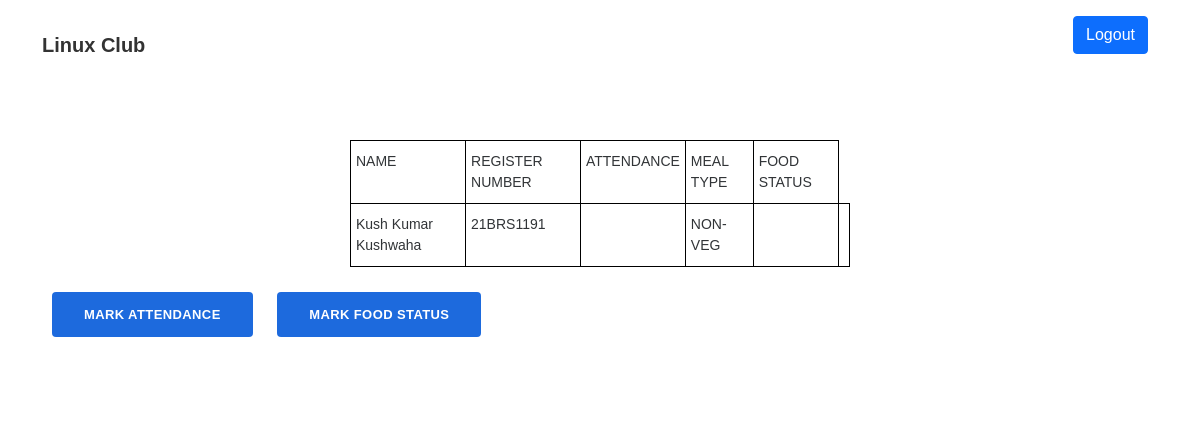
The app's page /participant/21BRS1191 / with its own data.
### tables this page shows
CREATE TABLE participants (name TEXT NOT NULL, regno TEXT NOT NULL, attendance TEXT, mealtype TEXT NOT NULL, food_status TEXT NOT NULL);

### app.py (the view, shortened to what this page needs)
@app.route('/participant/<regno>/', methods=['POST', 'GET'])
def attendance(regno):
    x = 1
    if x == 1:
        conn2 = sqlite3.connect('data.db')
        if request.method == "GET":
            conn2 = sqlite3.connect('data.db')
            rec = conn2.execute(
                "select * from participants where regno = '%s'" % regno)
            rec = [i for i in rec]
            print(rec)
            return render_template('correct.html', r=rec[0])
    else:
        return redirect(url_for('index'))

### templates/correct.html (shortened to what this page needs)
{% extends "base.html" %}
{% block content %}
<nav class="navbar navbar-light navbar-expand-lg navigation-clean-button">
    <div class="container"><a class="navbar-brand" href="">Linux Club</a>
        <div class="collapse navbar-collapse" id="navcol-1">
            <a href="./logout"><button class="btn btn-primary" type="button">Logout</button></a>
        </div>
    </div>
</nav>
<section class="newsletter-subscribe">
    <div class="container">
        <div class="intro">
            <table class="tg">
                <thead>
                    <tr>
                        <th class="tg-0lax">NAME</th>
                        <th class="tg-0lax">REGISTER NUMBER</th>
                        <th class="tg-0lax">ATTENDANCE</th>
                        <th class="tg-0lax">MEAL TYPE</th>
                        <th class="tg-0lax">FOOD STATUS</th>
                    </tr>
                </thead>
                <tbody>
                    <tr>
                        <td class="tg-0lax">{{ r[0] }}</td>
                        <td class="tg-0lax">{{ r[1] }}</td>
                        <td class="tg-0lax">{{ r[2] }}</td>
                        <td class="tg-0lax">{{ r[3] }}</td>
                        <td class="tg-0lax">{{ r[4] }}</td>
                        <td class="tg-0lax">{{ r[5] }}</td>
                    </tr>
                </tbody>
            </table>
        </div>
        <form method="post" action="/participant/{{ r[1] }}/">
            <input type="submit" class="btn btn-primary" value="MARK ATTENDANCE" name="action1" />
            <input type="submit" class="btn btn-primary" value="MARK FOOD STATUS" name="action2" />
        </form>
    </div>
</section>
{% endblock %}

### static/assets/css/canitoLogin.css (style rules this page uses)
.btn { margin: 0px 10px; margin-bottom: 20px; }
a { color: #8e888a; text-decoration: none; outline: none; }

### static/assets/css/Modal-Login-form.css (style rules this page uses)
body { font-family: 'Varela Round', sans-serif; }

### static/assets/css/Navigation-with-Button.css (style rules this page uses)
.navigation-clean-button { background: #fff; padding-top: .75rem; padding-bottom: .75rem; color: #333; border-radius: 0; box-shadow: none; border: none; margin-bottom: 0; }
@media (min-width:768px) { .navigation-clean-button { padding-top: 1rem; padding-bottom: 1rem; } }
.navigation-clean-button .navbar-brand { font-weight: bold; color: inherit; }

### static/assets/css/Newsletter-Subscription-Form.css (style rules this page uses)
.newsletter-subscribe { color: #313437; background-color: #fff; padding: 50px 0; }
.newsletter-subscribe .intro { font-size: 16px; max-width: 500px; margin: 0 auto 25px; }
.newsletter-subscribe form { justify-content: center; }
.newsletter-subscribe form .btn { padding: 16px 32px; border: none; background: none; box-shadow: none; text-shadow: none; opacity: 0.9; text-transform: uppercase; font-weight: bold; font-size: 13px; letter-spacing: 0.4px; line-height: 1; }
.newsletter-subscribe form .btn-primary { background-color: #055ada !important; color: #fff; outline: none !important; }

### templates/correct.html (style rules this page uses)
.tg { border-collapse: collapse; border-spacing: 0; }
.tg td { border-color: black; border-style: solid; border-width: 1px; font-family: Arial, sans-serif; font-size: 14px; overflow: hidden; padding: 10px 5px; word-break: normal; }
.tg th { border-color: black; border-style: solid; border-width: 1px; font-family: Arial, sans-serif; font-size: 14px; font-weight: normal; overflow: hidden; padding: 10px 5px; word-break: normal; }
.tg .tg-0lax { text-align: left; vertical-align: top }

### records on screen
participants: name "Kush Kumar Kushwaha", regno "21BRS1191", mealtype "NON-VEG"
